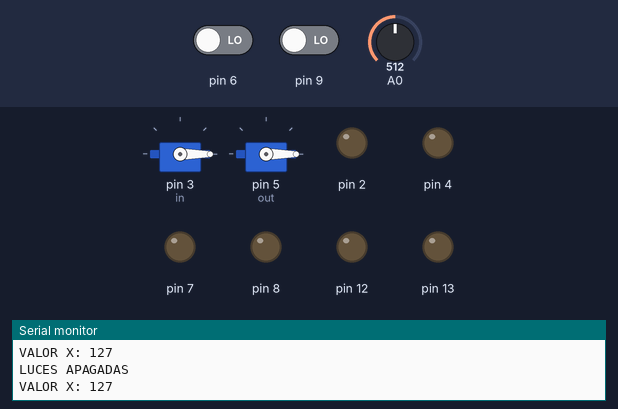
Recording of a sketch running on a simulated Arduino Uno, built with avr-gcc and run on an emulated ATmega328P. On the bench: 2 × servo, output pins drawn as LEDs (lit = HIGH), the last lines printed to the serial monitor. The inputs (shaded band) are chosen by the test bench; at power-on: A0 = 512, pin 6 LOW, pin 9 LOW.

Above: at 1.5 s.
1.6 s: A0 set to 771
5.1 s: A0 set to 797
At 6.3 s:
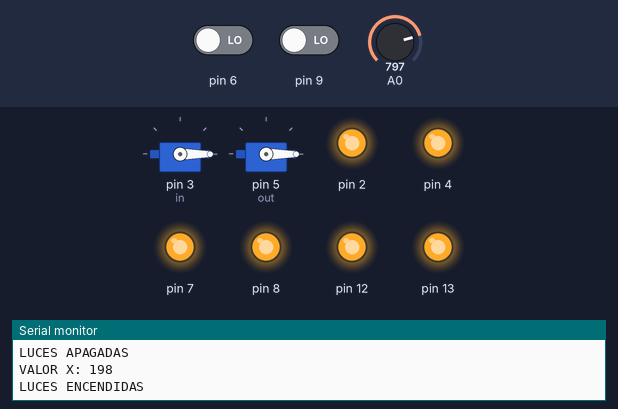
7.3 s: pin 6 driven HIGH
At 8.5 s:
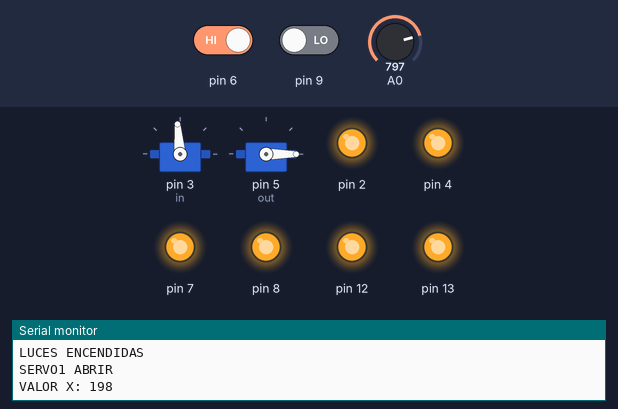
9.4 s: pin 9 driven HIGH
At 10.7 s:
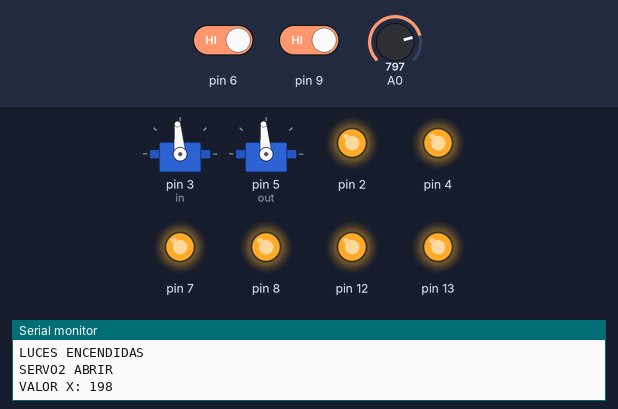
11.6 s: A0 set to 716
At 13.4 s:
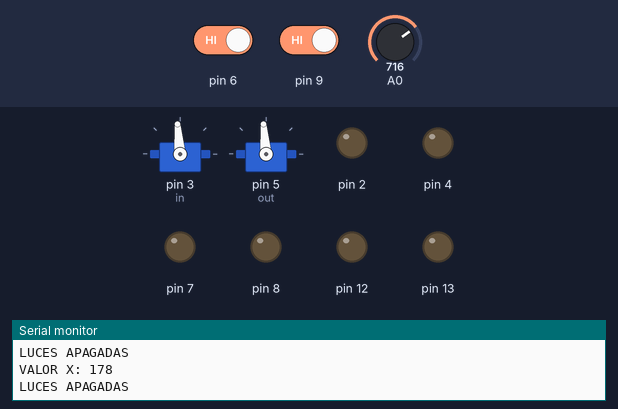
13.7 s: A0 set to 900
At 15.3 s:
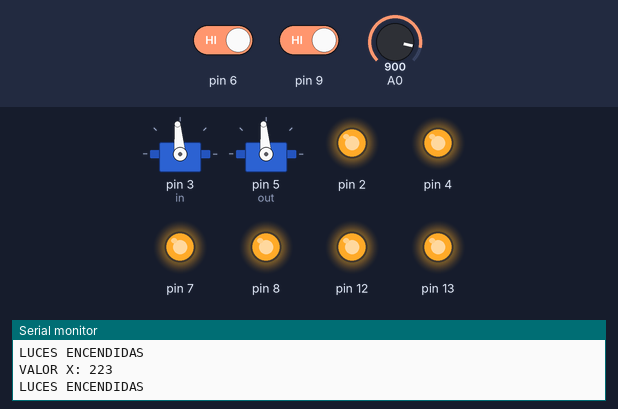
Timing chart, 0 to 16.8 s (numbered marks = the images above; inputs shaded):
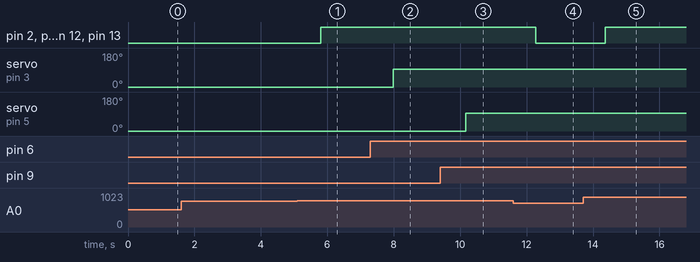

Measured:
- the behaviour switches between 783 and 784 on A0 (found by bisection; images 0 and 1)
- after the input at 5.1 s, pin 2, pin 4, pin 7, pin 8, pin 12, pin 13: LOW → HIGH after 0.71 s
- after the input at 7.3 s, servo on pin 3 (in): 0° → 95° after 0.69 s
- after the input at 9.4 s, servo on pin 5 (out): 0° → 95° after 0.77 s
- after the input at 11.6 s, pin 2, pin 4, pin 7, pin 8, pin 12, pin 13: HIGH → LOW after 0.67 s
- after the input at 13.7 s, pin 2, pin 4, pin 7, pin 8, pin 12, pin 13: LOW → HIGH after 0.67 s

The sketch:

Parking_Completo.ino
```cpp
#include <Servo.h>

//variables de los servos
Servo out;
Servo in;
//programa de luces del parking
int val;
int x;
int x2;
int boton_in=0;
int boton_out=0;
int encendido=0;
int estado = 0;
int contador=0;
int boton_inA=0;
int boton_outA=0;
int boton_inEstado=0;
int boton_outEstado=0;
int grado_entrada=0;
int grado_salida=0;

void setup() {
  //inicializamos los servos
  in.attach(3);
  out.attach(5);
  in.write(0);
  out.write(0);
  //botones
  pinMode(6, INPUT);
  pinMode(9, INPUT);
  //leds para la parte izquierda del parking
  pinMode(13, OUTPUT);
  pinMode(12, OUTPUT);
  pinMode(8, OUTPUT);
  //leds para la parte derecha del parking
  pinMode(7, OUTPUT);
  pinMode(4, OUTPUT);
  pinMode(2, OUTPUT);
  Serial.begin(9600);
}

void loop() {
  //===========INICIA PROGRAMA DE LAS LUCES============
  val = analogRead(A0);
  x = map(val, 0, 1025, 0, 255);
  Serial.print("VALOR X: ");
  Serial.println(x);
  delay(200);
  if (x >= 195 && x <= 255)
  {
    digitalWrite(13, HIGH);
    digitalWrite(12, HIGH);
    digitalWrite(8, HIGH);
    digitalWrite(7, HIGH);
    digitalWrite(4, HIGH);
    digitalWrite(2, HIGH);
    Serial.println("LUCES ENCENDIDAS");
  } else {
    digitalWrite(13, LOW);
    digitalWrite(12, LOW);
    digitalWrite(8, LOW);
    digitalWrite(7, LOW);
    digitalWrite(4, LOW);
    digitalWrite(2, LOW);
    Serial.println("LUCES APAGADAS");
  }
  //=========INICIA PROGRAMA DE LOS SERVOS============
  boton_in = digitalRead(6);
  boton_out = digitalRead(9);
  //INICIA PROGRAMA BOTON ENTRADA
  if(boton_in==HIGH && boton_inA==LOW)
  {
    boton_inEstado = 1 - boton_inEstado;
    delay(80);
  }
  boton_inA=boton_in;
  if (boton_inEstado == 1)
  {
    if(grado_entrada==0)
    {
      in.write(95);
      grado_entrada=95;
      Serial.println("SERVO1 ABRIR");
      boton_inEstado=0;
    }else{
      if(grado_entrada=95)
      {
        in.write(0);
        grado_entrada=0;
        Serial.println("SERVO1 CERRAR");
        boton_inEstado=0;
      }
    }
  }
  //INICIA PROGRAMA BOTON SALIDA
  if(boton_out==HIGH && boton_outA==LOW)
  {
    boton_outEstado = 1 - boton_outEstado;
    delay(80);
  }
  boton_outA=boton_out;
  if (boton_outEstado == 1)
  {
    if(grado_salida==0)
    {
      out.write(95);
      grado_salida=95;
      Serial.println("SERVO2 ABRIR");
      boton_outEstado=0;
    }else{
      if(grado_salida=95)
      {
        out.write(0);
        grado_salida=0;
        Serial.println("SERVO2 CERRAR");
        boton_outEstado=0;
      }
    }
  }
  delay(500);
}
```
